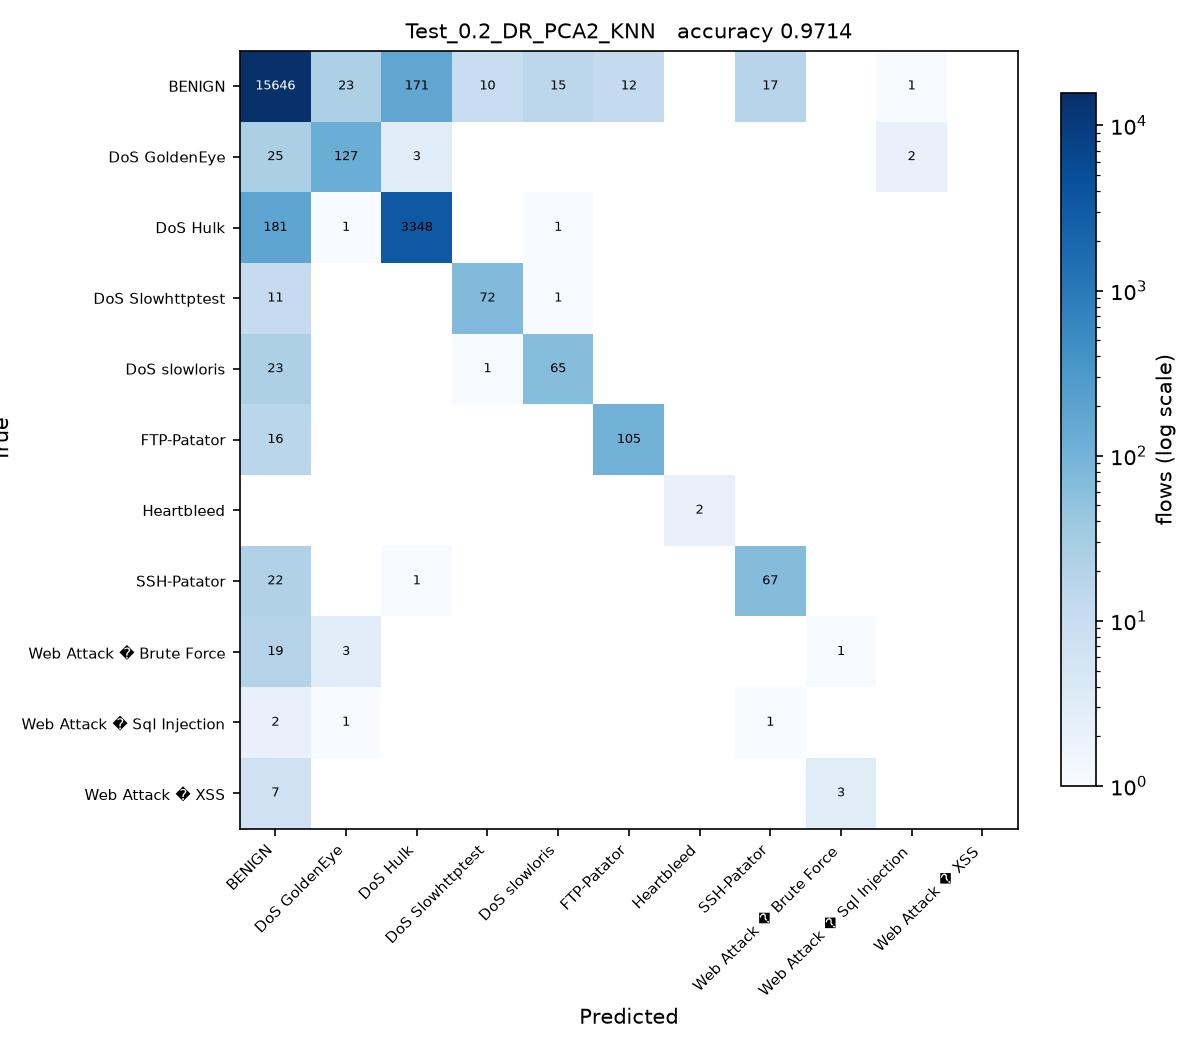

Here is the Python script that generated this plot:
# Test_0.2_DR_PCA2_KNN.py
#
# Test size 0.2  |  PCA, 2 components  |  k-Nearest Neighbors (sheet #13)
#
# This is SGDC_60_40.py with the changes marked CHANGE below and nothing else.

import os
from pathlib import Path

# CHANGE 1: find the folder holding the three CSV files and run from there, so
# the plain file names below resolve no matter where this script is started
# from or how deeply it sits inside the project folder.
HERE = Path(__file__).resolve().parent
for PROJECT in [HERE, *HERE.parents]:
    if (PROJECT / 'Tuesday-WorkingHours.pcap_ISCX.csv').exists():
        os.chdir(PROJECT)
        break
else:
    raise SystemExit('Put this folder inside the folder that holds the three '
                     'CIC-IDS2017 CSV files, then run the script again.')
import numpy as np
import pandas as pd

df1 = pd.read_csv('Tuesday-WorkingHours.pcap_ISCX.csv', low_memory=True)
df2 = pd.read_csv('Wednesday-workingHours.pcap_ISCX.csv', low_memory=True)
df3 = pd.read_csv('Thursday-WorkingHours-Morning-WebAttacks.pcap_ISCX.csv', low_memory=True)

dataset = pd.concat([df1, df2, df3], ignore_index=True)

dataset.columns = dataset.columns.str.strip()

# CHANGE 2: a stratified sample of 100000 flows, the same for every run. An RBF
# SVM on all 1.3 million flows would take about an hour per script.
# At least 50 flows of every class are kept.
label = dataset.columns[-1]
dataset = pd.concat(
    [g.sample(n=min(len(g), max(50, round(100000 * len(g) / len(dataset)))), random_state=0)
     for _, g in dataset.groupby(label)],
    ignore_index=True
)

X = dataset.iloc[:, :-1]
y = dataset.iloc[:, -1]

X = X.apply(pd.to_numeric, errors='coerce')

X.replace([np.inf, -np.inf], np.nan, inplace=True)

from sklearn.impute import SimpleImputer

imputer = SimpleImputer(missing_values=np.nan, strategy='mean')
X = imputer.fit_transform(X)

from sklearn.preprocessing import LabelEncoder

labelencoder_y = LabelEncoder()
y = labelencoder_y.fit_transform(y)

from sklearn.model_selection import train_test_split

X_train, X_test, y_train, y_test = train_test_split(
    X,
    y,
    test_size=0.2,   # CHANGE 3: test size
    random_state=0,
    stratify=y
)

# CHANGE 4: PCA, from PCA_LDA_KErnel_PCA_CODE.pdf (fit only on training data)
from sklearn.decomposition import PCA

pca = PCA(n_components=2)
X_train = pca.fit_transform(X_train)
X_test = pca.transform(X_test)

# CHANGE 5: k-Nearest Neighbors (sheet #13) in place of SGDClassifier
from sklearn.neighbors import KNeighborsClassifier

classifier = KNeighborsClassifier(
    n_neighbors=5,
    metric='minkowski',
    p=2
)

classifier.fit(X_train, y_train)

y_pred = classifier.predict(X_test) 

from sklearn.metrics import confusion_matrix
from sklearn.metrics import accuracy_score
from sklearn.metrics import precision_score
from sklearn.metrics import recall_score
from sklearn.metrics import f1_score
from sklearn.metrics import classification_report

cm = confusion_matrix(y_test, y_pred)

print("Confusion Matrix:\n")
print(cm)

print("\nAccuracy : {:.4f}".format(accuracy_score(y_test, y_pred)))
print("\nPrecision : {:.4f}".format(precision_score(y_test, y_pred, average='weighted')))
print("\nRecall : {:.4f}".format(recall_score(y_test, y_pred, average='weighted')))
print("\nF1 Score : {:.4f}".format(f1_score(y_test, y_pred, average='weighted')))

print("\nClassification Report:\n")
print(classification_report(y_test, y_pred))

# CHANGE 6: save the confusion matrix as Test_0.2_DR_PCA2_KNN.jpg and record the result
import matplotlib
matplotlib.use('Agg')
import matplotlib.pyplot as plt
from matplotlib.colors import LogNorm

here = HERE                     # the folder this script sits in
names = [str(c) for c in labelencoder_y.classes_]
fig, ax = plt.subplots(figsize=(8, 7))
im = ax.imshow(cm, cmap='Blues', norm=LogNorm(vmin=1))
ax.set_xticks(range(len(names)), names, rotation=45, ha='right', fontsize=7)
ax.set_yticks(range(len(names)), names, fontsize=7)
ax.set_xlabel('Predicted')
ax.set_ylabel('True')
ax.set_title('Test_0.2_DR_PCA2_KNN   accuracy {:.4f}'.format(accuracy_score(y_test, y_pred)), fontsize=10)
for i in range(cm.shape[0]):
    for j in range(cm.shape[1]):
        if cm[i, j]:
            ax.text(j, i, cm[i, j], ha='center', va='center', fontsize=6,
                    color='white' if cm[i, j] > cm.max() / 3 else 'black')
fig.colorbar(im, ax=ax, fraction=0.04, label='flows (log scale)')
fig.tight_layout()
fig.savefig(here / 'Test_0.2_DR_PCA2_KNN.jpg', dpi=150)
plt.close(fig)

row = pd.DataFrame([{
    'Test': 0.2, 'DR': 'PCA2', 'Clas': 'KNN',
    'Acc': round(accuracy_score(y_test, y_pred), 4),
    'Pre': round(precision_score(y_test, y_pred, average='weighted'), 4),
    'Rec': round(recall_score(y_test, y_pred, average='weighted'), 4),
    'F1': round(f1_score(y_test, y_pred, average='weighted'), 4),
    'script': 'Test_0.2_DR_PCA2_KNN',
}])
out = PROJECT / 'results' / '75_runs_pca.csv'
out.parent.mkdir(exist_ok=True)
if out.exists():
    old = pd.read_csv(out)
    row = pd.concat([old[old['script'] != 'Test_0.2_DR_PCA2_KNN'], row], ignore_index=True)
row.to_csv(out, index=False)
